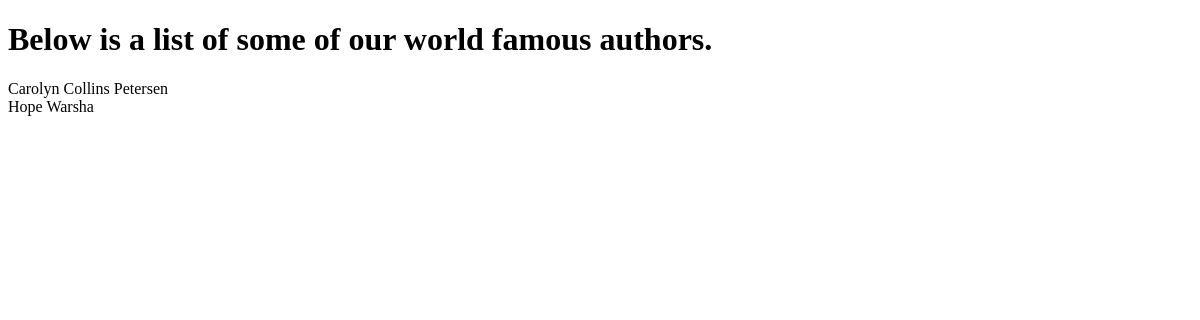
/library/authors/, run on an earlier commit of the app's database.
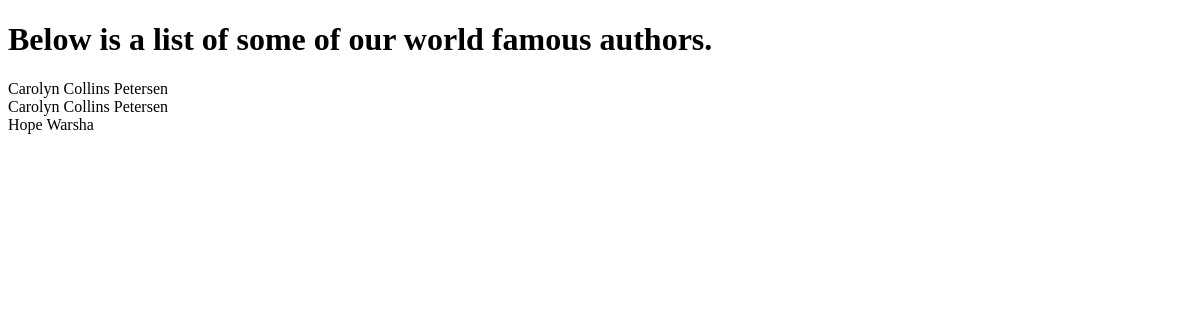
And on a later commit of the database.
### library/models.py (models this page shows, shortened)
class Author (models.Model):
    first_name = models.CharField (max_length=50, db_index=True)
    last_name = models.CharField (max_length=50, db_index=True)
    slug = models.SlugField (max_length=200, db_index=True)
    class Meta:
        ordering = ('last_name',)
        index_together = (('id', 'slug'),)

### library/views.py (the view)
# urls.py: path('authors/', views.author_list, name='author_list')
def author_list(request):
    authors = Author.objects.all ( )
    return render (request,
                   'library/author/authorList.html',
                   {
                       'authors': authors
                   })

### library/templates/library/author/authorList.html (shortened to what this page needs)
<!DOCTYPE html>
<html lang="en">
<head>
</head>
<body>
<h1>Below is a list of some of our world famous authors. </h1>
{% for author in authors %}
    {{ author.first_name }} {{ author.last_name }}
    <br>
{%  endfor %}
</body>
</html>

What changed in the data, as far as the page shows it:
added Author: first_name "Carolyn", last_name "Collins Petersen"
